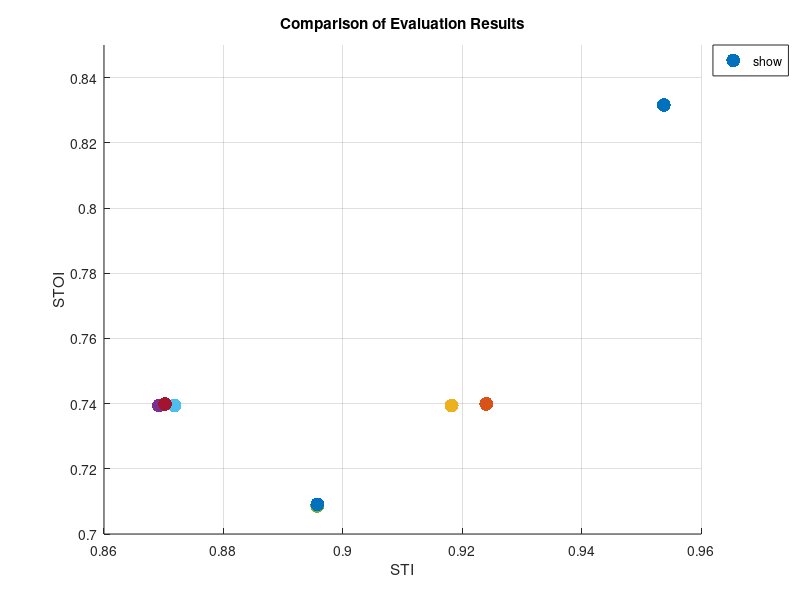

The MATLAB source for this figure:
% 数据
filters1 = {'ISFT', 'Matched filter', 'MVDR beamformer', 'SDW Wiener filter', 'Classical MW filter','MVDR beamformer-CS', 'SDW Wiener filter-CS', 'Classical MW filter-CS'};
sti1 = [0.9537, 0.9240, 0.9182, 0.8692, 0.8957,0.8718, 0.8702, 0.8957];
stoi1 = [0.8316, 0.7399, 0.7394, 0.7394, 0.7086,0.7394, 0.7399, 0.7091];



% 定义不同方法的颜色
colors = lines(max(length(filters1)));

% 绘制点状图
figure;
hold on;

% 绘制第一个表格的数据
for i = 1:length(filters1)
    scatter(sti1(i), stoi1(i), 100, colors(i,:), 'filled', 'DisplayName', filters1{i});
end



xlabel('STI');
ylabel('STOI');
title('Comparison of Evaluation Results');
legend('show', 'Location', 'northeastoutside');
grid on;
axis([0.86 0.96 0.7 0.85]);